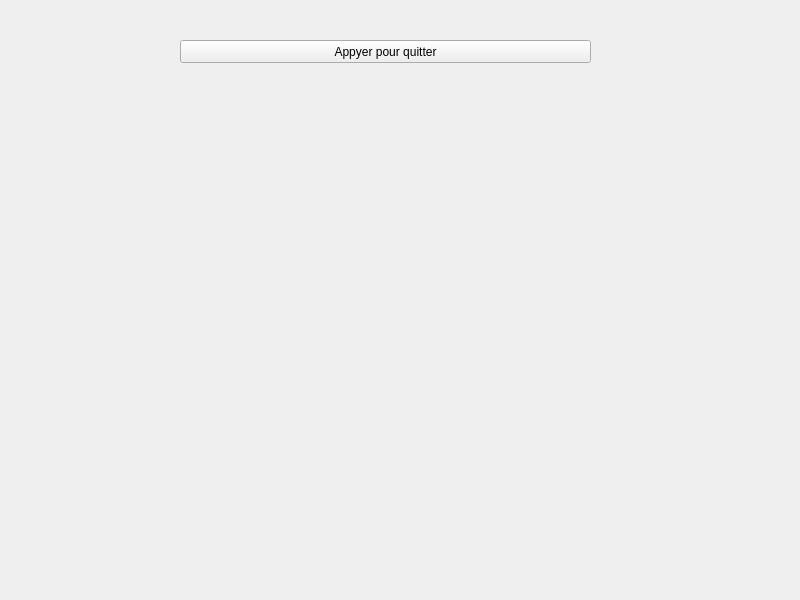
<?xml version="1.0" encoding="UTF-8"?>
<ui version="4.0">
 <class>IntroWidget</class>
 <widget class="QWidget" name="IntroWidget">
  <property name="geometry">
   <rect>
    <x>0</x>
    <y>0</y>
    <width>800</width>
    <height>600</height>
   </rect>
  </property>
  <property name="windowTitle">
   <string>Form</string>
  </property>
  <widget class="QPushButton" name="pushButton">
   <property name="geometry">
    <rect>
     <x>180</x>
     <y>40</y>
     <width>411</width>
     <height>23</height>
    </rect>
   </property>
   <property name="text">
    <string>Appyer pour quitter</string>
   </property>
  </widget>
 </widget>
 <resources/>
 <connections/>
</ui>
